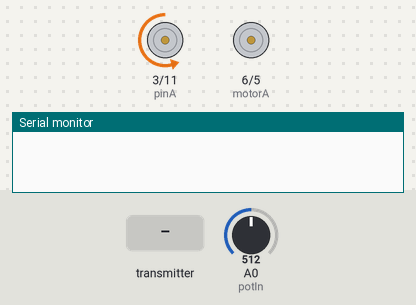
A sketch run on a simulated Arduino Uno, built with avr-gcc and run on an emulated ATmega328P. Shown: motor-driver pin pairs drawn as motors (green arrow = first pin HIGH = forward, orange = second pin HIGH = backward, longer = more drive), the last lines printed to the serial monitor. Inputs (shaded band) come from the test bench; at power-on: A0 (potIn) = 512. No radio packets arrive unless stated.

Above: at 1.2 s.
1.3 s: the transmitter starts sending inBuffer.0 = 0
At 1.8 s:
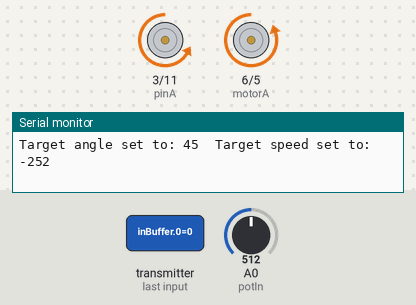
2.8 s: A0 (potIn) set to 306
At 4.0 s:
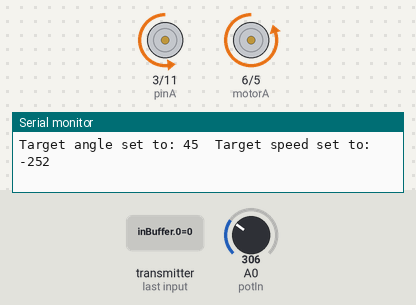
4.3 s: the transmitter starts sending inBuffer.1 = 64
At 5.3 s:
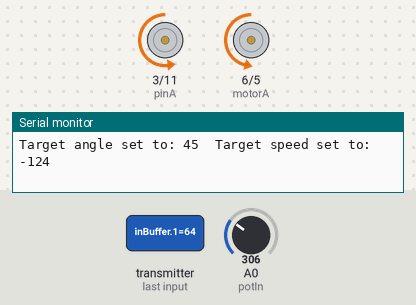
5.8 s: the transmitter starts sending inBuffer.0 = 64
At 6.4 s:
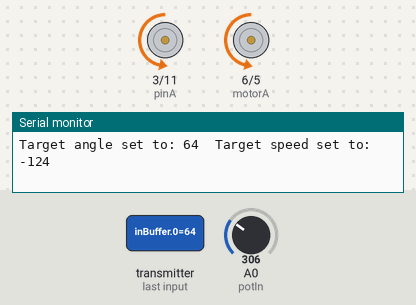
7.3 s: the transmitter starts sending inBuffer.1 = 0
At 8.5 s:
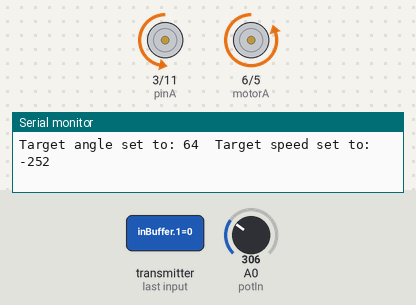
8.8 s: A0 (potIn) set to 122
At 9.9 s:
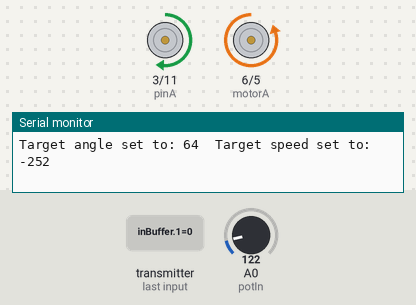
Timing chart, 0 to 11.3 s (numbered marks = the images above; inputs shaded):
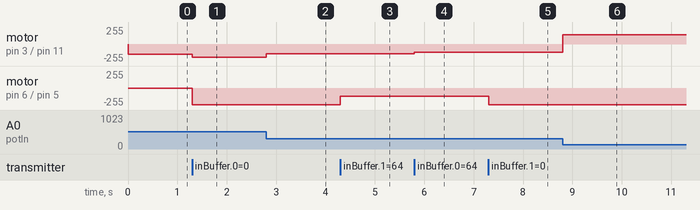

The sketch:

rc_car_rx.ino
```cpp
#include <RH_ASK.h>
//#include <SPI.h>

#define SPEED_DEAD_ZONE 50

const int pinA = 3;
const int pinB = 11;

const int motorA = 6;
const int motorB = 5;

const int potIn = A0;

int real_angle;

int target_angle = 90;

int car_speed = 0;

RH_ASK driver(2000, 13, 12);

void setup() {
  pinMode(pinA, OUTPUT);
  pinMode(pinB, OUTPUT);

  pinMode(motorA, OUTPUT);
  pinMode(motorB, OUTPUT);

  pinMode(potIn, INPUT);

  Serial.begin(9600);

  if (!driver.init())
    Serial.println("init failed");
}

void loop() {
  real_angle = map(analogRead(potIn),0,682,0,180);
  //Serial.print("Real Angle: ");
  //Serial.print(real_angle);
  //Serial.print(" Target Angle: ");
  //Serial.println(target_angle);

  byte inBuffer[2];
  uint8_t bufffer_len = sizeof(inBuffer);

  if (driver.recv(inBuffer, &bufffer_len))
  {
    //Serial.println("received");
    //driver.printBuffer("Got:", inBuffer, bufffer_len);

    target_angle = inBuffer[0];

    if (target_angle < 45)
      target_angle = 45;
    else if (target_angle > 120)
      target_angle = 120;

    car_speed = (inBuffer[1]+2-128)*2;

    if (abs(car_speed) > SPEED_DEAD_ZONE)
    {
      if (car_speed > 0)
      {
        car_speed -= SPEED_DEAD_ZONE;
        car_speed = map(car_speed,0,255-SPEED_DEAD_ZONE,50,255);
      }
      else if (car_speed < 0)
      {
        car_speed += SPEED_DEAD_ZONE;
        car_speed = map(car_speed,0,-(255-SPEED_DEAD_ZONE),-50,-255);
      }
    }
    else
    {
      car_speed = 0;
    }

    Serial.print("Target angle set to: ");
    Serial.print(target_angle);

    Serial.print("  Target speed set to: ");
    Serial.println(car_speed);
  }

  if (abs(target_angle-real_angle) < 3)
  {
    //Serial.println("Target Angle Reached");
    digitalWrite(pinA, LOW);
    digitalWrite(pinB, LOW);
  }
  else if (target_angle > real_angle)
  {
    analogWrite(pinA, 110+abs(target_angle-real_angle));
    analogWrite(pinB, 0);

  }
  else if (target_angle < real_angle)
  {
    analogWrite(pinA, 0);
    analogWrite(pinB, 110+abs(target_angle-real_angle));
    //Serial.println(150+abs(target_angle-real_angle));
    //Serial.println("Smaller");
  }

  if (car_speed > 0)
  {
    //Serial.println("Forward");
    analogWrite(motorA, car_speed);
    analogWrite(motorB, 0);
  }
  else if (car_speed < 0)
  {
    //Serial.println("Back");
    analogWrite(motorA, 0);
    analogWrite(motorB, abs(car_speed));
  }
  else
  {
    //Serial.println("Stop");
    analogWrite(motorA, 0);
    analogWrite(motorB, 0);
  }

}
```

Measured:
- after the input at 1.3 s, motor on pin 3 (pinA) / pin 11 (pinB): backward 155/255 → backward 200/255 at once; motor on pin 6 (motorA) / pin 5 (motorB): stopped → backward 252/255 at once
- after the input at 2.8 s, motor on pin 3 (pinA) / pin 11 (pinB): backward 200/255 → backward 145/255 at once
- after the input at 4.3 s, motor on pin 6 (motorA) / pin 5 (motorB): backward 252/255 → backward 124/255 at once
- after the input at 5.8 s, motor on pin 3 (pinA) / pin 11 (pinB): backward 145/255 → backward 126/255 at once
- after the input at 7.3 s, motor on pin 6 (motorA) / pin 5 (motorB): backward 124/255 → backward 252/255 at once
- after the input at 8.8 s, motor on pin 3 (pinA) / pin 11 (pinB): backward 126/255 → forward 142/255 at once
